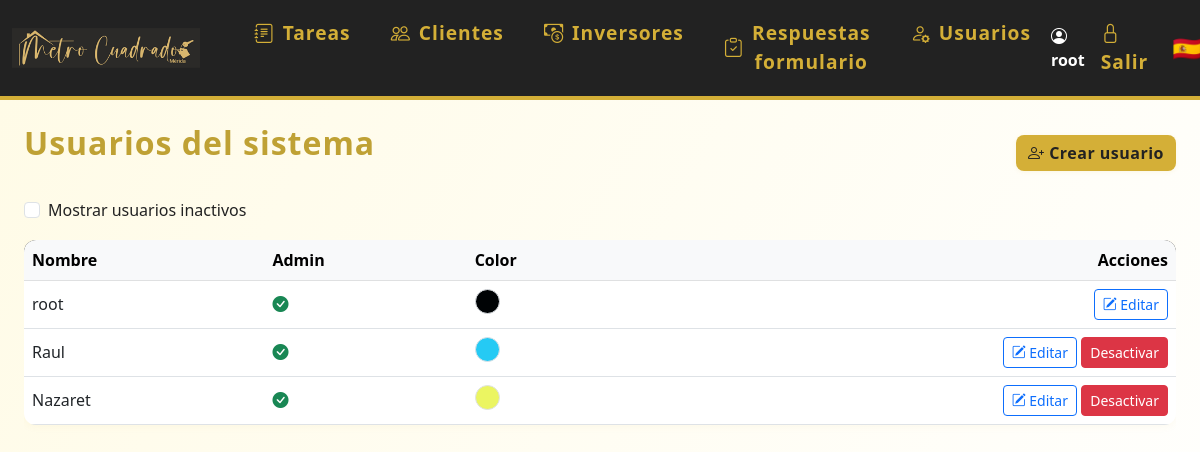
The app's page /usuarios (signed in) with its own data.
### models.py (models this page shows)
class Usuario(UserMixin, db.Model):
    id = db.Column(db.Integer, primary_key=True)
    nombre = db.Column(db.String(80), unique=True, nullable=False)
    password = db.Column(db.String(200), nullable=False)
    es_admin = db.Column(db.Boolean, default=False)
    color = db.Column(db.String(7), nullable=True, default='#3788d8') # Color en formato hex, e.g., #RRGGBB
    email = db.Column(db.String(120), unique=True, nullable=True)
    telefono = db.Column(db.String(20), unique=True, nullable=True)
    activo = db.Column(db.Boolean, default=True)  # Nuevo campo para desactivar usuario
    eventos = db.relationship('Evento', backref='usuario', lazy=True)
    tareas = db.relationship('Tarea', back_populates='usuario')

### app.py (the view)
@app.route('/usuarios')
@login_required
def usuarios():
    if not current_user.es_admin:
        flash('No tienes permiso para acceder a esta página.')
        return redirect(url_for('calendario'))
    mostrar_inactivos = request.args.get('inactivos') == '1'
    query = Usuario.query
    if not mostrar_inactivos:
        query = query.filter_by(activo=True)
    usuarios = query.all()
    return render_template('usuarios.html', usuarios=usuarios)

### app.py (called while the page is built)
@login_manager.user_loader
def load_user(user_id):
    return Usuario.query.get(int(user_id))

### templates/usuarios.html (shortened to what this page needs)
{% extends 'base.html' %}
{% block content %}
<div class="d-flex justify-content-between align-items-center mb-3">
    <h2>Usuarios del sistema</h2>
    <a href="{{ url_for('crear_usuario') }}" class="btn btn-primary">
        <i class="bi bi-person-plus"></i> Crear usuario
    </a>
</div>
<form method="get" class="mb-3" style="max-width:400px;">
    <div class="form-check">
        <input class="form-check-input" type="checkbox" value="1" id="mostrarInactivos" name="inactivos" onchange="this.form.submit()" {% if request.args.get('inactivos') == '1' %}checked{% endif %}>
        <label class="form-check-label" for="mostrarInactivos">
            Mostrar usuarios inactivos
        </label>
    </div>
</form>
<div class="table-responsive">
    <table class="table table-hover align-middle">
        <thead class="table-light">
            <tr>
                <th>Nombre</th>
                <th>Admin</th>
                <th>Color</th>
                <th class="text-end">Acciones</th>
            </tr>
        </thead>
        <tbody>
            {% for usuario in usuarios %}
            <tr>
                <td>{{ usuario.nombre }}</td>
                <td>
                    {% if usuario.es_admin %}
                        <i class="bi bi-check-circle-fill text-success" title="Sí"></i>
                    {% else %}
                        <i class="bi bi-x-circle-fill text-secondary" title="No"></i>
                    {% endif %}
                </td>
                <td>
                    <span style="display: inline-block; width: 25px; height: 25px; border-radius: 50%; background-color: {{ usuario.color or '#f8f9fa' }}; border: 1px solid #dee2e6;"></span>
                </td>
                <td class="text-end">
                    <a href="{{ url_for('editar_usuario', usuario_id=usuario.id) }}" class="btn btn-outline-primary btn-sm">
                        <i class="bi bi-pencil-square"></i> Editar
                    </a>
                    {% if current_user.es_admin and usuario.id != current_user.id %}
                        <form method="POST" action="{{ url_for('toggle_usuario', usuario_id=usuario.id) }}" style="display:inline;">
                            <button type="submit" class="btn btn-sm {% if usuario.activo %}btn-danger{% else %}btn-success{% endif %}" onclick="return confirm('¿Seguro que quieres {% if usuario.activo %}desactivar{% else %}activar{% endif %} este usuario?');">
                                {% if usuario.activo %}Desactivar{% else %}Activar{% endif %}
                            </button>
                        </form>
                    {% endif %}
                </td>
            </tr>
            {% else %}
            <tr>
                <td colspan="4" class="text-center"><em>No hay usuarios registrados.</em></td>
            </tr>
            {% endfor %}
        </tbody>
    </table>
</div>
{% endblock %}

### templates/base.html (shortened to what this page needs)
<!DOCTYPE html>
<html lang="es">
<head>
    <link rel="stylesheet" href="https://cdn.jsdelivr.net/npm/bootstrap@5.3.0/dist/css/bootstrap.min.css">
    <link rel="stylesheet" href="{{ url_for('static', filename='estilos.css') }}">
    <link rel="stylesheet" href="https://cdn.jsdelivr.net/npm/bootstrap-icons@1.10.5/font/bootstrap-icons.css">
</head>
<body class="d-flex flex-column vh-100">
{% if request.path != '/login' %}
<nav class="navbar navbar-expand-lg mb-4">
  <div class="container-fluid">
    <a class="navbar-brand d-flex align-items-center" href="/">
      <img src="{{ url_for('static', filename='logoraul.png') }}" alt="Logo" style="height:70px;margin-right:18px;">
    </a>
    <div class="collapse navbar-collapse" id="navbarNav">
      <ul class="navbar-nav me-auto mb-2 mb-lg-0">
        <li class="nav-item mx-1">
          <a class="nav-link btn btn-outline-success rounded-pill px-3 d-flex align-items-center gap-2" href="/">
            <i class="bi bi-journal-text"></i> Tareas
          </a>
        </li>
        <li class="nav-item mx-1">
          <a class="nav-link btn btn-outline-primary rounded-pill px-3 d-flex align-items-center gap-2" href="/clientes">
            <i class="bi bi-people"></i> Clientes
          </a>
        </li>
        <li class="nav-item mx-1">
          <a class="nav-link btn btn-outline-danger rounded-pill px-3 d-flex align-items-center gap-2" href="/inversores">
            <i class="bi bi-cash-coin"></i> Inversores
          </a>
        </li>
        {% if current_user.is_authenticated %}
        <li class="nav-item mx-1">
          <a class="nav-link btn btn-outline-secondary rounded-pill px-3 d-flex align-items-center gap-2" href="/respuestas_formulario">
            <i class="bi bi-clipboard-check"></i> Respuestas formulario
          </a>
        </li>
        {% endif %}
        {% if current_user.is_authenticated and current_user.es_admin %}
        <li class="nav-item mx-1">
          <a class="nav-link btn btn-outline-dark rounded-pill px-3 d-flex align-items-center gap-2" href="/usuarios">
            <i class="bi bi-person-gear"></i> Usuarios
          </a>
        </li>
        {% endif %}
      </ul>
      <ul class="navbar-nav align-items-center">
        {% if current_user.is_authenticated %}
        <li class="nav-item me-2">
          <span class="navbar-text fw-bold text-white"><i class="bi bi-person-circle"></i> {{ current_user.nombre }}</span>
        </li>
        <li class="nav-item"><a class="nav-link" href="/logout" title="Salir"><span class="bi bi-lock"></span> Salir</a></li>
        {% else %}
        <li class="nav-item"><a class="nav-link" href="/login" title="Entrar"><span class="bi bi-lock"></span> Entrar</a></li>
        {% endif %}
        <li class="nav-item ms-3"><span class="fs-4">🇪🇸</span></li>
      </ul>
    </div>
  </div>
</nav>
{% endif %}
<div class="container-fluid flex-grow-1 d-flex flex-column px-4">
    {% block content %}{% endblock %}
</div>
</body>
</html>

### static/estilos.css (style rules this page uses)
body { background: linear-gradient(120deg, #fffbe6 0%, #fff 100%); font-family: 'Segoe UI', 'Arial', sans-serif; color: #222; }
.navbar { background: #222 !important; border-bottom: 4px solid #d4af37; }
.navbar-brand, .navbar-nav .nav-link { color: #d4af37 !important; font-weight: 600; font-size: 1.2rem; letter-spacing: 1px; }
.navbar-brand img { height: 40px; margin-right: 10px; }
.btn-primary, .btn-success { background: #d4af37; border: none; color: #222; font-weight: 600; border-radius: 8px; box-shadow: 0 1px 4px rgba(212,175,55,0.10), 0 0 0 0 #d4af37; letter-spacing: 0.5px; transition: background 0.2s, color 0.2s, box-shadow 0.2s; }
.table thead { background: #222; color: #d4af37; }
h2 { color: #bfa134; font-weight: 700; letter-spacing: 1px; margin-bottom: 1.2rem; }
.table { border-radius: 12px; overflow: hidden; box-shadow: 0 1px 8px rgba(212,175,55,0.07); }

### records on screen
Usuario: nombre "root", es_admin True (drawn)
Usuario: nombre "Raul", es_admin True (drawn), activo "Desactivar"
Usuario: nombre "Nazaret", es_admin True (drawn), activo "Desactivar"
